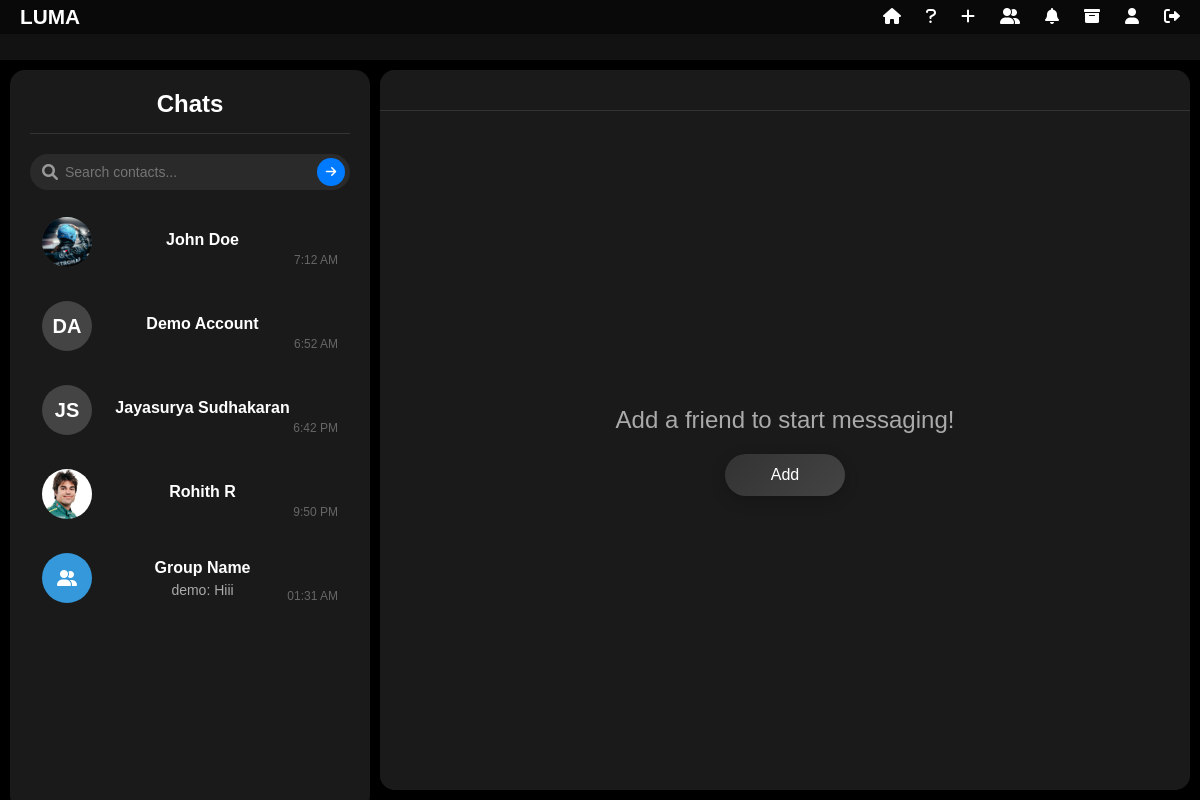
Screenshot of /chats/ (signed in) with the database file from the repository.
### chat/models.py (models this page shows, shortened)
class Chat(models.Model):
    sender = models.ForeignKey(User, related_name='sender_chats', on_delete=models.CASCADE)
    recipient = models.ForeignKey(User, related_name='recipient_chats', on_delete=models.CASCADE)
    created_at = models.DateTimeField(auto_now_add=True)
    updated_at = models.DateTimeField(auto_now=True)
    archived_by = models.ManyToManyField(User, related_name='archived_chats', blank=True)
    class Meta:
        db_table = 'chat_chat'

class User(AbstractBaseUser):
    first_name = models.CharField(max_length=30)
    last_name = models.CharField(max_length=30)
    username = models.CharField(max_length=30, unique=True)
    email = models.EmailField(unique=True)
    profile_picture = models.ImageField(upload_to='profile_pics', blank=True, null=True)  # Removed trailing slash
    created_at = models.DateTimeField(auto_now_add=True)
    is_active = models.BooleanField(default=True)
    is_admin = models.BooleanField(default=False)
    is_banned = models.BooleanField(default=False)
    ban_expiry = models.DateTimeField(null=True, blank=True)
    ban_reason = models.TextField(blank=True, null=True)
    objects = UserManager()
    USERNAME_FIELD = 'username'
    REQUIRED_FIELDS = ['email', 'first_name', 'last_name']
    class Meta:
        db_table = 'chat_user'
    def is_currently_banned(self):
        if not self.is_banned:
            return False
        if self.ban_expiry and timezone.now() > self.ban_expiry:
            self.unban_user()
            return False
        return True

### chat/views.py (the view)
# urls.py: path('chats/', views.chat_list, name='chat_list'),
@login_required
def chat_list(request):
    print(f"Current user: {request.user.username}")
    print(f"User ID: {request.user.id}")
    chats = Chat.objects.filter(
        Q(sender=request.user) | Q(recipient=request.user)
    ).exclude(
        Q(sender__in=BlockedUser.objects.filter(blocked=request.user).values('blocker')) |
        Q(recipient__in=BlockedUser.objects.filter(blocked=request.user).values('blocker'))
    ).exclude(
        archived_by=request.user
    ).order_by('-updated_at')
    for chat in chats:
        other_user = chat.recipient if chat.sender == request.user else chat.sender
        unread_count = Message.objects.filter(
            chat=chat,
            sender=other_user,
            deleted_for_everyone=False  # Exclude messages deleted for everyone
        ).exclude(read_by=request.user).count()
        chat.unread_count = unread_count
        last_message = chat.messages.filter(
            deleted_for_everyone=False
        ).order_by('-sent_at').first()
        if last_message:
            chat.last_message = last_message.content
        else:
            chat.last_message = "No messages yet"
        chat.sender_profile_pic = chat.sender.profile_picture.url if chat.sender.profile_picture else None
        chat.recipient_profile_pic = chat.recipient.profile_picture.url if chat.recipient.profile_picture else None
    print(f"Number of chats found: {chats.count()}")
    all_chats = Chat.objects.all()
    print(f"Total chats in database: {all_chats.count()}")
    for chat in all_chats:
        print(f"Chat ID: {chat.id}")
        print(f"Sender: {chat.sender.username} (ID: {chat.sender.id})")
        print(f"Recipient: {chat.recipient.username} (ID: {chat.recipient.id})")
        print("---")
    print("\nUser's chats:")
    for chat in chats:
        print(f"Chat ID: {chat.id}")
        print(f"Sender: {chat.sender.username}")
        print(f"Recipient: {chat.recipient.username}")
        print(f"Latest message: {chat.last_message}")
        print("---")
    return render(request, 'chat.html', {
        'chats': chats,
        'active_chat': None,
        'current_user': request.user
    })

### templates/chat.html (shortened to what this page needs)
{% extends "base.html" %}
{% load tz %}
{% load chat_filters %}
{% load static %}
{% block content %}
<link
  href="https://cdnjs.cloudflare.com/ajax/libs/font-awesome/6.0.0/css/all.min.css"
  rel="stylesheet"
/>
<div class="chat-container">
  <div class="chat-list-panel">
    <div class="chat-list-title">Chats</div>
    <div class="search-container" style="margin-bottom: 15px; position: relative;">
      <input type="text" id="contactSearch" placeholder="Search contacts..."
             style="width: 100%; padding: 10px; padding-left: 35px; padding-right: 35px; border-radius: 20px; border: none;
                    background-color: #2a2a2a; color: white; font-size: 14px; outline: none;"
             onkeydown="if(event.key==='Enter'){event.preventDefault();performSearch();return false;}">
      <i class="fa-solid fa-search"
         style="position: absolute; left: 12px; top: 50%; transform: translateY(-50%); color: #999;"></i>
      <button type="button" id="searchButton" onclick="performSearch();return false;"
              style="position: absolute; right: 5px; top: 50%; transform: translateY(-50%);
                     background-color: #007bff; color: white; border: none; border-radius: 50%;
                     width: 28px; height: 28px; cursor: pointer; display: flex; align-items: center; justify-content: center;">
        <i class="fa-solid fa-arrow-right" style="font-size: 12px;"></i>
      </button>
    </div>
    <div class="chat-list">
      {% if chats %}
        {% for chat in chats %}
        <div
          class="chat-item {% if active_chat and chat.id == active_chat.id %} active {% endif %}{% if chat.unread_count > 0 %} has-unread {% endif %}"
          data-chat-url="{% url 'chat_detail' chat.id %}"
          data-chat-id="{{ chat.id }}"
          onclick="loadChat(this, event)">
          <div class="chat-item-pfp">
            {% if chat.sender == request.user %}
              {% if chat.recipient_profile_pic %}
                <img
                  src="{{ chat.recipient_profile_pic }}"
                  alt="Profile Picture"
                  class="pfp-image"
                  onerror="this.style.display='none'; this.nextElementSibling.style.display='flex';"
                />
              {% else %}
                <div class="pfp-initials">
                  {{ chat.recipient.first_name|slice:":1" }}{{ chat.recipient.last_name|slice:":1" }}
                </div>
              {% endif %}
            {% else %}
              {% if chat.sender_profile_pic %}
                <img
                  src="{{ chat.sender_profile_pic }}"
                  alt="Profile Picture"
                  class="pfp-image"
                  onerror="this.style.display='none'; this.nextElementSibling.style.display='flex';"
                />
                <div class="pfp-initials" style="display: none;">
                  {{ chat.sender.first_name|slice:":1" }}{{ chat.sender.last_name|slice:":1" }}
                </div>
              {% else %}
                <div class="pfp-initials">
                  {{ chat.sender.first_name|slice:":1" }}{{ chat.sender.last_name|slice:":1" }}
                </div>
              {% endif %}
            {% endif %}
          </div>
          <div class="chat-item-details">
            <div class="chat-item-name"
                 data-first-name="{% if chat.sender == request.user %}{{ chat.recipient.first_name }}{% else %}{{ chat.sender.first_name }}{% endif %}"
                 data-last-name="{% if chat.sender == request.user %}{{ chat.recipient.last_name }}{% else %}{{ chat.sender.last_name }}{% endif %}">
              {% if chat.sender == request.user %}
                {{ chat.recipient.first_name }} {{ chat.recipient.last_name }}
              {% else %}
                {{ chat.sender.first_name }} {{ chat.sender.last_name }}
              {% endif %}
            </div>
          </div>
          <div class="chat-item-time">
            {{ chat.updated_at|localtime|date:"g:i A" }}
          </div>
        </div>
        {% endfor %}
      {% else %}
        <div style="text-align: center; color: #666; padding: 20px;">
          No chats yet. Add a friend to start chatting!
        </div>
      {% endif %}
    </div>
  </div>
  <div class="chat-area">
    <div class="chat-header">
    </div>
    <div class="messages-container">
      {% if active_chat %}
        {% if messages %}
          {% for message in messages %}
            <div class="message {% if message.sender == request.user %}message-sent{% else %}message-received{% endif %} {% if message.deleted_for_everyone %}deleted{% endif %}"
                 data-message-id="{{ message.id }}"
                 data-sender-id="{{ message.sender.id }}"
                 oncontextmenu="showContextMenu(event, this)"
                 {% if message.deleted_for.all|contains:request.user %}style="display: none;"{% endif %}>
              <div class="message-pfp">
                {% if message.sender.profile_picture %}
                  <img src="{{ message.sender.profile_picture.url }}" alt="Profile Picture">
                {% else %}
                  <div class="pfp-initials">
                    {{ message.sender.first_name|slice:":1" }}{{ message.sender.last_name|slice:":1" }}
                  </div>
                {% endif %}
              </div>
              <div class="message-content">
                {% if message.deleted_for_everyone %}
                  <i>Message deleted</i>
                {% else %}
                  {% if "location-message" in message.content %}
                    {{ message.content|safe }}
                  {% else %}
                    {{ message.content }}
                  {% endif %}
                  {% if message.attachment %}
                    {% if message.attachment_type == 'image' %}
                      <div class="message-attachment">
                        <img src="{{ message.attachment.url }}" alt="{{ message.attachment_name }}" class="attachment-image">
                      </div>
                    {% else %}
                      <div class="message-attachment">
                        <div class="file-icon">
                          {% if message.attachment_type == 'pdf' %}
                            <svg width="24" height="24" viewBox="0 0 24 24" fill="none" xmlns="http://www.w3.org/2000/svg">
                              <path d="M14 2H6C5.46957 2 4.96086 2.21071 4.58579 2.58579C4.21071 2.96086 4 3.46957 4 4V20C4 20.5304 4.21071 21.0391 4.58579 21.4142C4.96086 21.7893 5.46957 22 6 22H18C18.5304 22 19.0391 21.7893 19.4142 21.4142C19.7893 21.0391 20 20.5304 20 20V8L14 2Z" stroke="white" stroke-width="2" stroke-linecap="round" stroke-linejoin="round"/>
                              <path d="M14 2V8H20" stroke="white" stroke-width="2" stroke-linecap="round" stroke-linejoin="round"/>
                              <path d="M12 18C12 17.4 11.6 17 11 17C10.4 17 10 17.4 10 18C10 18.6 10.4 19 11 19C11.6 19 12 18.6 12 18Z" fill="white"/>
                              <path d="M12 13C12 12.4 11.6 12 11 12C10.4 12 10 12.4 10 13V16C10 16.6 10.4 17 11 17C11.6 17 12 16.6 12 16V13Z" fill="white"/>
                            </svg>
                          {% elif message.attachment_type == 'doc' %}
                            <svg width="24" height="24" viewBox="0 0 24 24" fill="none" xmlns="http://www.w3.org/2000/svg">
                              <path d="M14 2H6C5.46957 2 4.96086 2.21071 4.58579 2.58579C4.21071 2.96086 4 3.46957 4 4V20C4 20.5304 4.21071 21.0391 4.58579 21.4142C4.96086 21.7893 5.46957 22 6 22H18C18.5304 22 19.0391 21.7893 19.4142 21.4142C19.7893 21.0391 20 20.5304 20 20V8L14 2Z" stroke="white" stroke-width="2" stroke-linecap="round" stroke-linejoin="round"/>
                              <path d="M14 2V8H20" stroke="white" stroke-width="2" stroke-linecap="round" stroke-linejoin="round"/>
                              <path d="M16 13H8" stroke="white" stroke-width="2" stroke-linecap="round" stroke-linejoin="round"/>
                              <path d="M16 17H8" stroke="white" stroke-width="2" stroke-linecap="round" stroke-linejoin="round"/>
                              <path d="M10 9H9H8" stroke="white" stroke-width="2" stroke-linecap="round" stroke-linejoin="round"/>
                            </svg>
                          {% else %}
                            <svg width="24" height="24" viewBox="0 0 24 24" fill="none" xmlns="http://www.w3.org/2000/svg">
                              <path d="M14 2H6C5.46957 2 4.96086 2.21071 4.58579 2.58579C4.21071 2.96086 4 3.46957 4 4V20C4 20.5304 4.21071 21.0391 4.58579 21.4142C4.96086 21.7893 5.46957 22 6 22H18C18.5304 22 19.0391 21.7893 19.4142 21.4142C19.7893 21.0391 20 20.5304 20 20V8L14 2Z" stroke="white" stroke-width="2" stroke-linecap="round" stroke-linejoin="round"/>
                              <path d="M14 2V8H20" stroke="white" stroke-width="2" stroke-linecap="round" stroke-linejoin="round"/>
                            </svg>
                          {% endif %}
                        </div>
                        <div class="file-info">
                          <div class="file-name">{{ message.attachment_name }}</div>
                          <a href="{{ message.attachment.url }}" target="_blank" class="file-link">Download</a>
                        </div>
                      </div>
                    {% endif %}
                  {% endif %}
                {% endif %}
                <div class="message-time">
                  {{ message.sent_at|localtime|date:"g:i A" }}
                  {% if message.sender == request.user and not message.deleted_for_everyone %}
                  <div class="message-read-status" data-message-id="{{ message.id }}">
                    <span class="read-receipt" id="read-receipt-{{ message.id }}">
                      <span class="read-receipt-icon">&#10003;</span>
                    </span>
                  </div>
                  {% endif %}
                </div>
              </div>
            </div>
          {% endfor %}
        {% else %}
          <div class="start-message" id="no-messages-prompt">No messages yet. Start the conversation!</div>
        {% endif %}
      {% else %}
        <div class="start-message">Add a friend to start messaging!</div>
        <button class="add-contact-button" onclick="openFriendDialog()">Add</button>
      {% endif %}
    </div>
  </div>
</div>
{% endblock %}

### rows the page displays
Chat: sender.first_name "John", sender.last_name "Doe", updated_at "7:12 AM"
Chat: sender.first_name "D", sender.last_name "A", sender.first_name "Demo", sender.last_name "Account", updated_at "6:52 AM"
Chat: recipient.first_name "J", recipient.last_name "S", recipient.first_name "Jayasurya", recipient.last_name "Sudhakaran", updated_at "6:42 PM"
Chat: recipient.first_name "Rohith", recipient.last_name "R", updated_at "9:50 PM"
